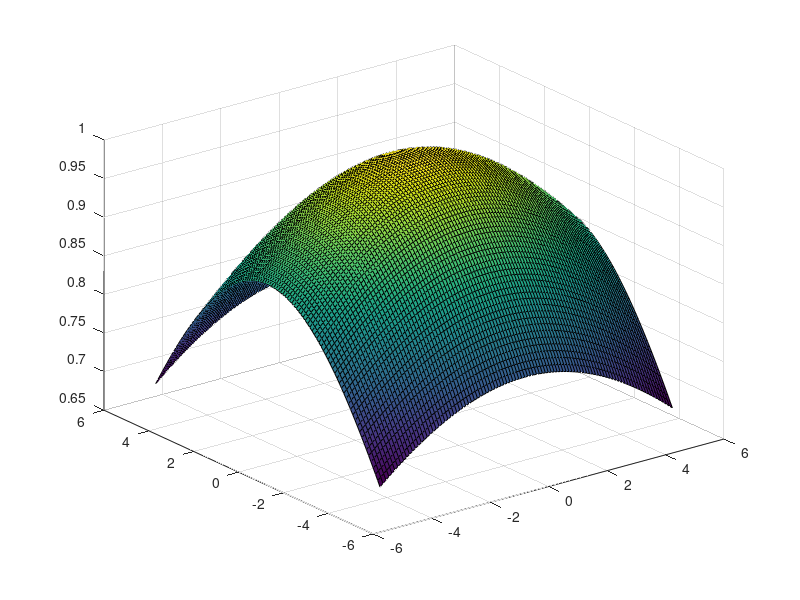

Source code (MATLAB):
N = 100; % discretization
x1 = linspace(-5,5,N);
x2 = linspace(-5,5,N);
X1 = repmat(x1, [N,1]);
X1v = reshape(X1, [1, N*N]);
X2v = repmat(x2, [1, N]);
X = [X1v; X2v];

Xd = X1;
Yd = repmat(transpose(x2), [1,N]);
c = [0; 0];
c = repmat(c,[1,N*N]);
B = [100 0; 0 50];
% X1 = repmat(x(1,:), [N, 1]);
% X2 = repmat(transpose(x(2,:)), [1, N]);

tic
temp = (X-c)'*inv(B);
temp2 = temp.*transpose(X-c);
Phi = exp(-0.5*sum(temp2,2));

% Phi = exp(-0.5*(X-c)'*inv(B)*(X-c));
% Phi = diag(Phi);
Phi = reshape(Phi,[N,N]);
toc
figure;
surf(Xd,Yd,Phi)

